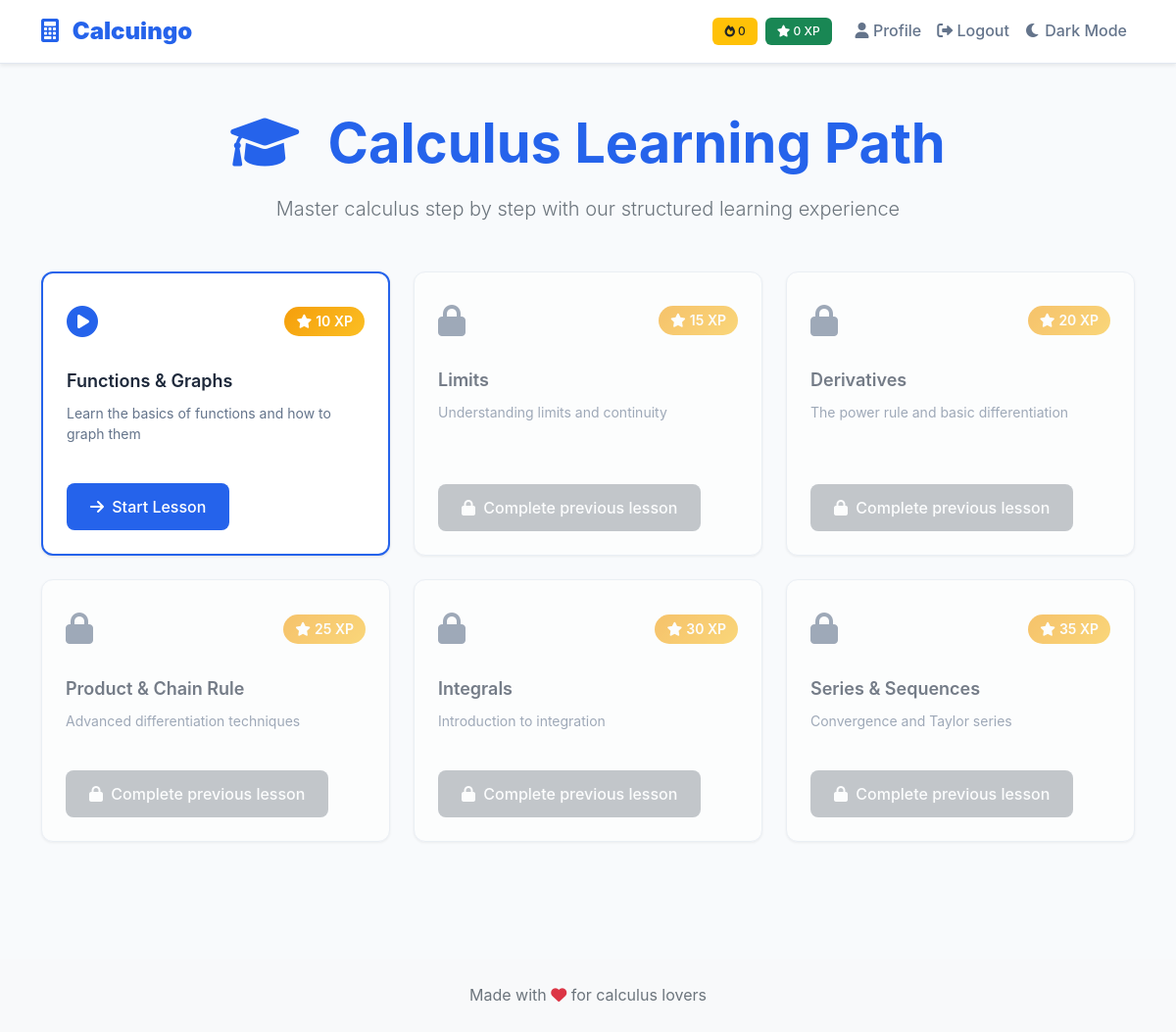
The page /learning-path (signed in) on the database its author committed.
### models.py (models this page shows, shortened)
class Lesson(db.Model):
    id = db.Column(db.Integer, primary_key=True)
    title = db.Column(db.String(200), nullable=False)  # Lesson title (e.g., "Introduction to Limits")
    description = db.Column(db.Text)  # Detailed lesson description
    status = db.Column(db.String(20), default='locked')  # locked, in-progress, completed
    order = db.Column(db.Integer, nullable=False)  # Display order in learning path
    xp_reward = db.Column(db.Integer, default=10)  # XP points awarded for completion
    prerequisites = db.Column(db.Text)  # JSON string of prerequisite lesson IDs

### app.py (the view)
@app.route('/learning-path')
def learning_path():
    lessons = Lesson.query.order_by(Lesson.order).all()
    user_progress = {}
    if 'user_id' in session:
        user_id = session['user_id']
        progress_records = Progress.query.filter_by(user_id=user_id).all()
        user_progress = {p.lesson_id: p for p in progress_records}
    return render_template('learning_path.html', lessons=lessons, user_progress=user_progress)

### templates/learning_path.html (shortened to what this page needs)
{% extends "base.html" %}
{% block main_class %}learning-path-page{% endblock %}
{% block content %}
<div class="container py-5">
    <div class="text-center mb-5">
        <h1 class="display-4 fw-bold text-primary mb-3">
            <i class="fas fa-graduation-cap me-3"></i>
            Calculus Learning Path
        </h1>
        <p class="lead text-muted">Master calculus step by step with our structured learning experience</p>
    </div>
    <div class="row">
        {% for lesson in lessons %}
        <div class="col-lg-4 col-md-6 mb-4">
            <div class="lesson-card
                {% if session.user_id and user_progress.get(lesson.id) and user_progress[lesson.id].completed %}completed
                {% elif session.user_id and (loop.first or (user_progress.get(lessons[loop.index0-1]) and user_progress[lessons[loop.index0-1]].completed)) %}available
                {% else %}locked{% endif %}">
                <div class="lesson-header">
                    <div class="lesson-icon">
                        {% if session.user_id and user_progress.get(lesson.id) and user_progress[lesson.id].completed %}
                            <i class="fas fa-check-circle"></i>
                        {% elif session.user_id and (loop.first or (user_progress.get(lessons[loop.index0-1]) and user_progress[lessons[loop.index0-1]].completed)) %}
                            <i class="fas fa-play-circle"></i>
                        {% else %}
                            <i class="fas fa-lock"></i>
                        {% endif %}
                    </div>
                    <div class="lesson-xp">
                        <i class="fas fa-star"></i>
                        <span>{{ lesson.xp_reward }} XP</span>
                    </div>
                </div>
                <div class="lesson-content">
                    <h5 class="lesson-title">{{ lesson.title }}</h5>
                    <p class="lesson-description">{{ lesson.description }}</p>
                </div>
                <div class="lesson-footer">
                    {% if session.user_id and (loop.first or (user_progress.get(lessons[loop.index0-1]) and user_progress[lessons[loop.index0-1]].completed)) %}
                        <a href="{{ url_for('lessons.lesson_detail', lesson_id=lesson.id) }}"
                           class="btn btn-primary">
                            <i class="fas fa-arrow-right me-1"></i>
                            Start Lesson
                        </a>
                    {% elif session.user_id and user_progress.get(lesson.id) and user_progress[lesson.id].completed %}
                        <a href="{{ url_for('lessons.lesson_detail', lesson_id=lesson.id) }}"
                           class="btn btn-outline-primary">
                            <i class="fas fa-redo me-1"></i>
                            Review
                        </a>
                    {% else %}
                        <span class="btn btn-secondary disabled">
                            <i class="fas fa-lock me-1"></i>
                            Complete previous lesson
                        </span>
                    {% endif %}
                </div>
            </div>
        </div>
        {% endfor %}
    </div>
</div>
{% endblock %}

### static/css/style.css (style rules this page uses)
:root { --primary-color: #2563eb; --primary-dark: #1d4ed8; --dark-mode-bg: #1e293b; --dark-mode-text: #f1f5f9; --secondary-color: #64748b; --accent-color: #f59e0b; --success-color: #10b981; --danger-color: #ef4444; --warning-color: #f59e0b; --light-bg: #f8fafc; --text-dark: #1e293b; --text-muted: #64748b; --border-color: #e2e8f0; --border-radius: 12px; --shadow: 0 1px 3px rgba(0, 0, 0, 0.1); --shadow-lg: 0 10px 25px rgba(0, 0, 0, 0.1); }
body { font-family: 'Inter', -apple-system, BlinkMacSystemFont, 'Segoe UI', Roboto, sans-serif; background-color: var(--light-bg); color: var(--text-dark); line-height: 1.6; }
.lesson-card { background: white; border-radius: var(--border-radius); box-shadow: var(--shadow); border: 1px solid var(--border-color); transition: all 0.3s ease; height: 100%; display: flex; flex-direction: column; overflow: hidden; }
.lesson-card.available { border-color: var(--primary-color); border-width: 2px; }
.lesson-card.locked { opacity: 0.6; cursor: not-allowed; }
.lesson-header { display: flex; justify-content: space-between; align-items: center; padding: 1.5rem 1.5rem 0; }
.lesson-icon { font-size: 2rem; color: var(--primary-color); }
.lesson-card.locked .lesson-icon { color: var(--text-muted); }
.lesson-xp { background: linear-gradient(135deg, var(--accent-color), #fbbf24); color: white; padding: 0.25rem 0.75rem; border-radius: 20px; font-size: 0.875rem; font-weight: 600; display: flex; align-items: center; gap: 0.25rem; }
.lesson-content { padding: 1.5rem; flex-grow: 1; }
.lesson-title { font-weight: 600; color: var(--text-dark); margin-bottom: 0.75rem; font-size: 1.125rem; }
.lesson-description { color: var(--text-muted); font-size: 0.875rem; margin-bottom: 1rem; line-height: 1.5; }
.lesson-footer { padding: 0 1.5rem 1.5rem; }
.btn { border-radius: 8px; font-weight: 500; transition: all 0.2s ease; border: none; padding: 0.75rem 1.5rem; }
.btn-primary { background: var(--primary-color); color: white; }
.btn-secondary { background: var(--secondary-color); color: white; }
.text-primary { color: var(--primary-color) !important; }

### rows shown on the page
Lesson: xp_reward "10", title "Functions & Graphs", description "Learn the basics of functions and how to graph them"
Lesson: xp_reward "15", title "Limits", description "Understanding limits and continuity", shows "Complete previous lesson"
Lesson: xp_reward "20", title "Derivatives", description "The power rule and basic differentiation", shows "Complete previous lesson"
Lesson: xp_reward "25", title "Product & Chain Rule", description "Advanced differentiation techniques", shows "Complete previous lesson"
Lesson: xp_reward "30", title "Integrals", description "Introduction to integration", shows "Complete previous lesson"
Lesson: xp_reward "35", title "Series & Sequences", description "Convergence and Taylor series", shows "Complete previous lesson"
